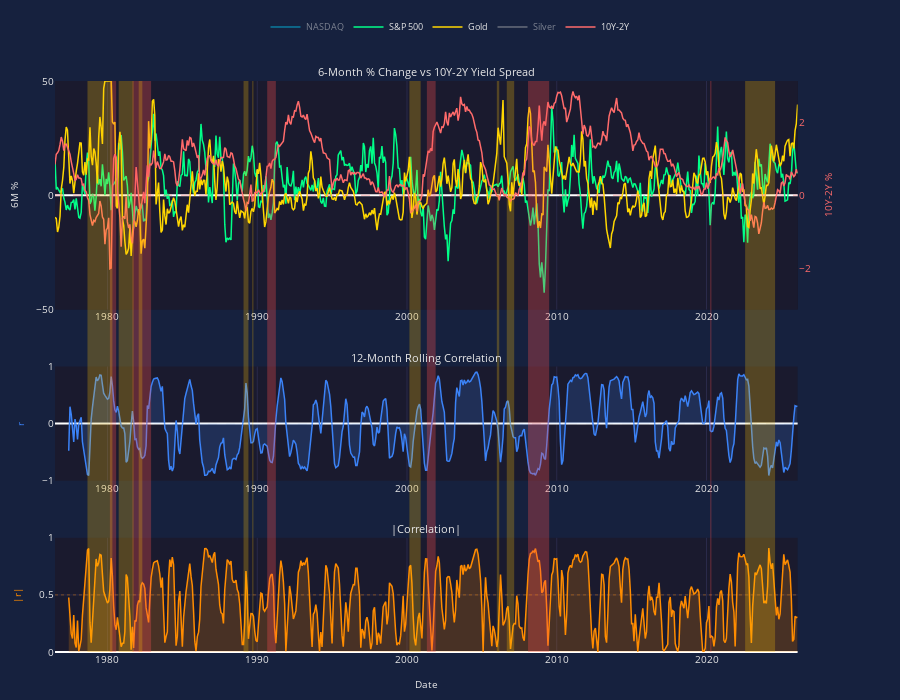

This figure's notebook cell:
### Code cell
# Main visualization

from helpers import enable_unified_spikeline

COLORS = {
    'background': '#1a1a2e',
    'paper': '#16213e',
    'grid': '#2a2a4a',
    'text': '#e8e8e8',
    'nasdaq': '#00d4ff',
    'sp500': '#00ff88',
    'gold': '#ffd700',
    'silver': '#b8b8b8',
    'spread': '#ff6b6b',
    'correlation': '#3b82f6',
    'abs_corr': '#ff8c00',
    'recession': 'rgba(255, 82, 82, 0.3)',
    'inversion': 'rgba(255, 193, 7, 0.25)',
    'zero_line': 'rgba(255, 255, 255, 0.3)',
    'spike': 'rgba(255, 255, 255, 0.5)',
}

LINE_WIDTH = 1.5
PCT_RANGE = 50
ROLLING_WINDOW = 12
NUM_ROWS = 3

# Asset configurations: (name, column, color_key, visible_by_default)
ASSETS = [
    ('NASDAQ', 'NASDAQ 6M %', 'nasdaq', False),
    ('S&P 500', 'S&P 500 6M %', 'sp500', True),
    ('Gold', 'Gold 6M %', 'gold', True),
    ('Silver', 'Silver 6M %', 'silver', False),
]


def add_period_shading(fig, periods, color, num_rows=3):
    """Add rectangular shading for time periods spanning all subplots."""
    # Use xref for the bottom x-axis (where all traces are bound for spike lines)
    # Use layer="above" because layer="below" gets covered by plot_bgcolor on some subplots
    xref = f"x{num_rows}"
    for start, end in periods:
        fig.add_shape(
            type="rect", x0=start, x1=end, y0=0, y1=1,
            xref=xref, yref="paper", fillcolor=color, line_width=0, layer="above"
        )


def add_asset_trace(fig, data, col, name, color, visible):
    """Add an asset trace to row 1 of the figure."""
    clipped_col = f'{col} clipped'
    asset_data = data[data[col].notna()]
    fig.add_trace(
        go.Scatter(
            x=asset_data.index,
            y=asset_data[clipped_col],
            name=name,
            line=dict(color=color, width=LINE_WIDTH),
            customdata=asset_data[col],
            hovertemplate=f'{name}: %{{customdata:.1f}}%<extra></extra>',
            visible=True if visible else 'legendonly'
        ),
        row=1, col=1, secondary_y=False
    )


def plot_chart():
    """Plot economic correlation chart with 3 subplots."""
    # Prepare data
    cols = ['NASDAQ 6M %', 'S&P 500 6M %', 'Yield Spread', 'Gold 6M %', 'Silver 6M %', 'Recession']
    plot_data = combined[cols].dropna(subset=['NASDAQ 6M %', 'Yield Spread']).copy()

    # Clip asset columns to axis range
    for _, col, _, _ in ASSETS:
        plot_data[f'{col} clipped'] = plot_data[col].clip(-PCT_RANGE, PCT_RANGE)

    spread_range = max(abs(plot_data['Yield Spread'].min()), plot_data['Yield Spread'].max()) * 1.1
    date_range = [plot_data.index.min(), plot_data.index.max()]

    # Create subplots (shared_xaxes=False so we can show tick labels on all rows)
    fig = make_subplots(
        rows=NUM_ROWS, cols=1,
        row_heights=[0.50, 0.25, 0.25],
        shared_xaxes=False,
        vertical_spacing=0.1,
        specs=[[{"secondary_y": True}], [{"secondary_y": False}], [{"secondary_y": False}]],
        subplot_titles=('6-Month % Change vs 10Y-2Y Yield Spread', '12-Month Rolling Correlation', '|Correlation|')
    )

    # Add period shading (use xref=x3 since all traces are bound to x3 for spike lines)
    add_period_shading(fig, recession_periods, COLORS['recession'], NUM_ROWS)
    add_period_shading(fig, get_inversion_periods(plot_data), COLORS['inversion'], NUM_ROWS)

    # Row 1: Asset traces
    for name, col, color_key, visible in ASSETS:
        add_asset_trace(fig, plot_data, col, name, COLORS[color_key], visible)

    # Row 1: Yield spread (secondary y-axis)
    fig.add_trace(
        go.Scatter(
            x=plot_data.index, y=plot_data['Yield Spread'], name='10Y-2Y',
            line=dict(color=COLORS['spread'], width=LINE_WIDTH),
            hovertemplate='10Y-2Y Spread: %{y:.2f}%<extra></extra>'
        ),
        row=1, col=1, secondary_y=True
    )

    # Row 1: Zero lines
    fig.add_hline(y=0, line_dash="dash", line_color=COLORS['zero_line'], line_width=1, row=1, col=1, secondary_y=False)
    fig.add_hline(y=0, line_dash="dash", line_color=COLORS['spread'], opacity=0.5, line_width=1, row=1, col=1, secondary_y=True)

    # Rolling correlation
    rolling_corr = plot_data['NASDAQ 6M %'].rolling(ROLLING_WINDOW).corr(plot_data['Yield Spread'])

    # Row 2: Correlation
    fig.add_trace(
        go.Scatter(
            x=rolling_corr.index, y=rolling_corr.values, name='r',
            line=dict(color=COLORS['correlation'], width=LINE_WIDTH),
            fill='tozeroy', fillcolor='rgba(59, 130, 246, 0.2)',
            hovertemplate='r: %{y:.2f}<extra></extra>', showlegend=False
        ),
        row=2, col=1
    )
    fig.add_hline(y=0, line_dash="dash", line_color=COLORS['zero_line'], line_width=1, row=2, col=1)

    # Row 3: Absolute correlation
    fig.add_trace(
        go.Scatter(
            x=rolling_corr.index, y=rolling_corr.abs().values, name='|r|',
            line=dict(color=COLORS['abs_corr'], width=LINE_WIDTH),
            fill='tozeroy', fillcolor='rgba(255, 140, 0, 0.2)',
            hovertemplate='|r|: %{y:.2f}<extra></extra>', showlegend=False
        ),
        row=3, col=1
    )
    fig.add_hline(y=0.5, line_dash="dot", line_color=COLORS['abs_corr'], opacity=0.4, line_width=1, row=3, col=1)

    # Enable unified spike line across all subplots
    enable_unified_spikeline(fig, NUM_ROWS, date_range, COLORS['spike'])

    # Subplot title styling
    for annotation in fig['layout']['annotations']:
        annotation['font'] = dict(size=11, color=COLORS['text'])

    # Layout
    fig.update_layout(
        height=700,
        hovermode='x unified',
        paper_bgcolor=COLORS['paper'],
        plot_bgcolor=COLORS['background'],
        font=dict(color=COLORS['text'], size=10),
        legend=dict(
            orientation='h', yanchor='top', y=1.12, xanchor='center', x=0.5,
            font=dict(size=9, color=COLORS['text']), bgcolor='rgba(0,0,0,0)'
        ),
        margin=dict(t=70, l=55, r=55, b=35),
        hoverlabel=dict(bgcolor=COLORS['paper'], font_size=11, font_color=COLORS['text']),
        spikedistance=-1,
    )

    # Y-axes
    yaxis_base = dict(gridcolor=COLORS['grid'], automargin=True, color=COLORS['text'])
    fig.update_yaxes(title_text='6M %', title_font=dict(size=10, color=COLORS['text']),
                     range=[-PCT_RANGE, PCT_RANGE], zeroline=False, tickvals=[-50, 0, 50],
                     row=1, col=1, secondary_y=False, **yaxis_base)
    fig.update_yaxes(title_text='10Y-2Y %', title_font=dict(size=10, color=COLORS['spread']),
                     range=[-spread_range, spread_range], nticks=5, color=COLORS['spread'],
                     gridcolor='rgba(0,0,0,0)', automargin=True,
                     row=1, col=1, secondary_y=True)
    fig.update_yaxes(title_text='r', title_font=dict(size=10, color=COLORS['correlation']),
                     range=[-1, 1], tickvals=[-1, 0, 1], row=2, col=1, **yaxis_base)
    fig.update_yaxes(title_text='|r|', title_font=dict(size=10, color=COLORS['abs_corr']),
                     range=[0, 1], tickvals=[0, 0.5, 1], row=3, col=1, **yaxis_base)

    # X-axes (show dates on all subplots)
    xaxis_base = dict(
        range=date_range,
        nticks=6, tickformat="%Y", tickangle=0, showticklabels=True,
        hoverformat='%b %Y', automargin=True, gridcolor=COLORS['grid'], color=COLORS['text'],
    )
    for row in range(1, NUM_ROWS + 1):
        extra = dict(title_text='Date', title_font=dict(size=10, color=COLORS['text'])) if row == NUM_ROWS else {}
        fig.update_xaxes(row=row, col=1, **xaxis_base, **extra)

    fig.show()


plot_chart()

### Figure 1 — Plotly figure (JSON) as saved in the notebook; plotly's stock layout.template omitted (floating-point values rounded to 4 significant figures; data arrays with more than 128 entries replaced by an {"elided": "..."} marker saying what was removed)
{"data": [{"customdata": {"elided": "596 float values"}, "hovertemplate": "NASDAQ: %{customdata:.1f}%<extra></extra>", "line": {"color": "#00d4ff", "width": 1.5}, "name": "NASDAQ", "type": "scatter", "visible": "legendonly", "x": {"elided": "596 str values"}, "xaxis": "x3", "y": {"elided": "596 float values"}, "yaxis": "y"}, {"customdata": {"elided": "596 float values"}, "hovertemplate": "S&P 500: %{customdata:.1f}%<extra></extra>", "line": {"color": "#00ff88", "width": 1.5}, "name": "S&P 500", "type": "scatter", "visible": true, "x": {"elided": "596 str values"}, "xaxis": "x3", "y": {"elided": "596 float values"}, "yaxis": "y"}, {"customdata": {"elided": "596 float values"}, "hovertemplate": "Gold: %{customdata:.1f}%<extra></extra>", "line": {"color": "#ffd700", "width": 1.5}, "name": "Gold", "type": "scatter", "visible": true, "x": {"elided": "596 str values"}, "xaxis": "x3", "y": {"elided": "596 float values"}, "yaxis": "y"}, {"customdata": {"elided": "596 float values"}, "hovertemplate": "Silver: %{customdata:.1f}%<extra></extra>", "line": {"color": "#b8b8b8", "width": 1.5}, "name": "Silver", "type": "scatter", "visible": "legendonly", "x": {"elided": "596 str values"}, "xaxis": "x3", "y": {"elided": "596 float values"}, "yaxis": "y"}, {"hovertemplate": "10Y-2Y Spread: %{y:.2f}%<extra></extra>", "line": {"color": "#ff6b6b", "width": 1.5}, "name": "10Y-2Y", "type": "scatter", "x": {"elided": "596 str values"}, "xaxis": "x3", "y": {"elided": "596 float values"}, "yaxis": "y2"}, {"fill": "tozeroy", "fillcolor": "rgba(59, 130, 246, 0.2)", "hovertemplate": "r: %{y:.2f}<extra></extra>", "line": {"color": "#3b82f6", "width": 1.5}, "name": "r", "showlegend": false, "type": "scatter", "x": {"elided": "596 str values"}, "xaxis": "x3", "y": {"elided": "596 float values"}, "yaxis": "y3"}, {"fill": "tozeroy", "fillcolor": "rgba(255, 140, 0, 0.2)", "hovertemplate": "|r|: %{y:.2f}<extra></extra>", "line": {"color": "#ff8c00", "width": 1.5}, "name": "|r|", "showlegend": false, "type": "scatter", "x": {"elided": "596 str values"}, "xaxis": "x3", "y": {"elided": "596 float values"}, "yaxis": "y4"}, {"hoverinfo": "skip", "marker": {"opacity": 0}, "mode": "markers", "showlegend": false, "type": "scatter", "x": ["1976-06-30T00:00:00", "2026-01-31T00:00:00"], "xaxis": "x", "y": [0, 0], "yaxis": "y"}, {"hoverinfo": "skip", "marker": {"opacity": 0}, "mode": "markers", "showlegend": false, "type": "scatter", "x": ["1976-06-30T00:00:00", "2026-01-31T00:00:00"], "xaxis": "x2", "y": [0, 0], "yaxis": "y2"}], "layout": {"annotations": [{"font": {"color": "#e8e8e8", "size": 11}, "showarrow": false, "text": "6-Month % Change vs 10Y-2Y Yield Spread", "x": 0.47, "xanchor": "center", "xref": "paper", "y": 1, "yanchor": "bottom", "yref": "paper"}, {"font": {"color": "#e8e8e8", "size": 11}, "showarrow": false, "text": "12-Month Rolling Correlation", "x": 0.47, "xanchor": "center", "xref": "paper", "y": 0.5, "yanchor": "bottom", "yref": "paper"}, {"font": {"color": "#e8e8e8", "size": 11}, "showarrow": false, "text": "|Correlation|", "x": 0.47, "xanchor": "center", "xref": "paper", "y": 0.2, "yanchor": "bottom", "yref": "paper"}], "font": {"color": "#e8e8e8", "size": 10}, "height": 700, "hoverlabel": {"bgcolor": "#16213e", "font": {"color": "#e8e8e8", "size": 11}}, "hovermode": "x unified", "legend": {"bgcolor": "rgba(0,0,0,0)", "font": {"color": "#e8e8e8", "size": 9}, "orientation": "h", "x": 0.5, "xanchor": "center", "y": 1.12, "yanchor": "top"}, "margin": {"b": 35, "l": 55, "r": 55, "t": 70}, "paper_bgcolor": "#16213e", "plot_bgcolor": "#1a1a2e", "shapes": [{"fillcolor": "rgba(255, 82, 82, 0.3)", "layer": "above", "line": {"width": 0}, "type": "rect", "x0": "1980-02-29T00:00:00", "x1": "1980-07-31T00:00:00", "xref": "x3", "y0": 0, "y1": 1, "yref": "paper"}, {"fillcolor": "rgba(255, 82, 82, 0.3)", "layer": "above", "line": {"width": 0}, "type": "rect", "x0": "1981-08-31T00:00:00", "x1": "1982-11-30T00:00:00", "xref": "x3", "y0": 0, "y1": 1, "yref": "paper"}, {"fillcolor": "rgba(255, 82, 82, 0.3)", "layer": "above", "line": {"width": 0}, "type": "rect", "x0": "1990-08-31T00:00:00", "x1": "1991-03-31T00:00:00", "xref": "x3", "y0": 0, "y1": 1, "yref": "paper"}, {"fillcolor": "rgba(255, 82, 82, 0.3)", "layer": "above", "line": {"width": 0}, "type": "rect", "x0": "2001-04-30T00:00:00", "x1": "2001-11-30T00:00:00", "xref": "x3", "y0": 0, "y1": 1, "yref": "paper"}, {"fillcolor": "rgba(255, 82, 82, 0.3)", "layer": "above", "line": {"width": 0}, "type": "rect", "x0": "2008-01-31T00:00:00", "x1": "2009-06-30T00:00:00", "xref": "x3", "y0": 0, "y1": 1, "yref": "paper"}, {"fillcolor": "rgba(255, 82, 82, 0.3)", "layer": "above", "line": {"width": 0}, "type": "rect", "x0": "2020-03-31T00:00:00", "x1": "2020-04-30T00:00:00", "xref": "x3", "y0": 0, "y1": 1, "yref": "paper"}, {"fillcolor": "rgba(255, 193, 7, 0.25)", "layer": "above", "line": {"width": 0}, "type": "rect", "x0": "1978-08-31T00:00:00", "x1": "1980-04-30T00:00:00", "xref": "x3", "y0": 0, "y1": 1, "yref": "paper"}, {"fillcolor": "rgba(255, 193, 7, 0.25)", "layer": "above", "line": {"width": 0}, "type": "rect", "x0": "1980-09-30T00:00:00", "x1": "1981-09-30T00:00:00", "xref": "x3", "y0": 0, "y1": 1, "yref": "paper"}, {"fillcolor": "rgba(255, 193, 7, 0.25)", "layer": "above", "line": {"width": 0}, "type": "rect", "x0": "1982-01-31T00:00:00", "x1": "1982-04-30T00:00:00", "xref": "x3", "y0": 0, "y1": 1, "yref": "paper"}, {"fillcolor": "rgba(255, 193, 7, 0.25)", "layer": "above", "line": {"width": 0}, "type": "rect", "x0": "1982-06-30T00:00:00", "x1": "1982-06-30T00:00:00", "xref": "x3", "y0": 0, "y1": 1, "yref": "paper"}, {"fillcolor": "rgba(255, 193, 7, 0.25)", "layer": "above", "line": {"width": 0}, "type": "rect", "x0": "1989-01-31T00:00:00", "x1": "1989-05-31T00:00:00", "xref": "x3", "y0": 0, "y1": 1, "yref": "paper"}, {"fillcolor": "rgba(255, 193, 7, 0.25)", "layer": "above", "line": {"width": 0}, "type": "rect", "x0": "1989-08-31T00:00:00", "x1": "1989-09-30T00:00:00", "xref": "x3", "y0": 0, "y1": 1, "yref": "paper"}, {"fillcolor": "rgba(255, 193, 7, 0.25)", "layer": "above", "line": {"width": 0}, "type": "rect", "x0": "1998-06-30T00:00:00", "x1": "1998-06-30T00:00:00", "xref": "x3", "y0": 0, "y1": 1, "yref": "paper"}, {"fillcolor": "rgba(255, 193, 7, 0.25)", "layer": "above", "line": {"width": 0}, "type": "rect", "x0": "2000-02-29T00:00:00", "x1": "2000-11-30T00:00:00", "xref": "x3", "y0": 0, "y1": 1, "yref": "paper"}, {"fillcolor": "rgba(255, 193, 7, 0.25)", "layer": "above", "line": {"width": 0}, "type": "rect", "x0": "2005-12-31T00:00:00", "x1": "2006-02-28T00:00:00", "xref": "x3", "y0": 0, "y1": 1, "yref": "paper"}, {"fillcolor": "rgba(255, 193, 7, 0.25)", "layer": "above", "line": {"width": 0}, "type": "rect", "x0": "2006-06-30T00:00:00", "x1": "2006-06-30T00:00:00", "xref": "x3", "y0": 0, "y1": 1, "yref": "paper"}, {"fillcolor": "rgba(255, 193, 7, 0.25)", "layer": "above", "line": {"width": 0}, "type": "rect", "x0": "2006-08-31T00:00:00", "x1": "2007-02-28T00:00:00", "xref": "x3", "y0": 0, "y1": 1, "yref": "paper"}, {"fillcolor": "rgba(255, 193, 7, 0.25)", "layer": "above", "line": {"width": 0}, "type": "rect", "x0": "2007-05-31T00:00:00", "x1": "2007-05-31T00:00:00", "xref": "x3", "y0": 0, "y1": 1, "yref": "paper"}, {"fillcolor": "rgba(255, 193, 7, 0.25)", "layer": "above", "line": {"width": 0}, "type": "rect", "x0": "2022-07-31T00:00:00", "x1": "2024-07-31T00:00:00", "xref": "x3", "y0": 0, "y1": 1, "yref": "paper"}, {"line": {"color": "rgba(255, 255, 255, 0.3)", "dash": "dash", "width": 1}, "type": "line", "x0": 0, "x1": 1, "xref": "x domain", "y0": 0, "y1": 0, "yref": "y"}, {"line": {"color": "#ff6b6b", "dash": "dash", "width": 1}, "opacity": 0.5, "type": "line", "x0": 0, "x1": 1, "xref": "x domain", "y0": 0, "y1": 0, "yref": "y2"}, {"line": {"color": "rgba(255, 255, 255, 0.3)", "dash": "dash", "width": 1}, "type": "line", "x0": 0, "x1": 1, "xref": "x2 domain", "y0": 0, "y1": 0, "yref": "y3"}, {"line": {"color": "#ff8c00", "dash": "dot", "width": 1}, "opacity": 0.4, "type": "line", "x0": 0, "x1": 1, "xref": "x3 domain", "y0": 0.5, "y1": 0.5, "yref": "y4"}], "spikedistance": -1, "xaxis": {"anchor": "y", "automargin": true, "color": "#e8e8e8", "domain": [0, 0.94], "gridcolor": "#2a2a4a", "hoverformat": "%b %Y", "matches": "x3", "nticks": 6, "range": ["1976-06-30T00:00:00", "2026-01-31T00:00:00"], "showspikes": true, "showticklabels": true, "spikecolor": "rgba(255, 255, 255, 0.5)", "spikedash": "dot", "spikemode": "across", "spikesnap": "cursor", "spikethickness": 1, "tickangle": 0, "tickformat": "%Y"}, "xaxis2": {"anchor": "y3", "automargin": true, "color": "#e8e8e8", "domain": [0, 0.94], "gridcolor": "#2a2a4a", "hoverformat": "%b %Y", "matches": "x3", "nticks": 6, "range": ["1976-06-30T00:00:00", "2026-01-31T00:00:00"], "showspikes": true, "showticklabels": true, "spikecolor": "rgba(255, 255, 255, 0.5)", "spikedash": "dot", "spikemode": "across", "spikesnap": "cursor", "spikethickness": 1, "tickangle": 0, "tickformat": "%Y"}, "xaxis3": {"anchor": "y4", "automargin": true, "color": "#e8e8e8", "domain": [0, 0.94], "gridcolor": "#2a2a4a", "hoverformat": "%b %Y", "nticks": 6, "range": ["1976-06-30T00:00:00", "2026-01-31T00:00:00"], "showspikes": true, "showticklabels": true, "spikecolor": "rgba(255, 255, 255, 0.5)", "spikedash": "dot", "spikemode": "across", "spikesnap": "cursor", "spikethickness": 1, "tickangle": 0, "tickformat": "%Y", "title": {"font": {"color": "#e8e8e8", "size": 10}, "text": "Date"}}, "yaxis": {"anchor": "x", "automargin": true, "color": "#e8e8e8", "domain": [0.6, 1], "gridcolor": "#2a2a4a", "range": [-50, 50], "tickvals": [-50, 0, 50], "title": {"font": {"color": "#e8e8e8", "size": 10}, "text": "6M %"}, "zeroline": false}, "yaxis2": {"anchor": "x", "automargin": true, "color": "#ff6b6b", "gridcolor": "rgba(0,0,0,0)", "nticks": 5, "overlaying": "y", "range": [-3.124, 3.124], "side": "right", "title": {"font": {"color": "#ff6b6b", "size": 10}, "text": "10Y-2Y %"}}, "yaxis3": {"anchor": "x2", "automargin": true, "color": "#e8e8e8", "domain": [0.3, 0.5], "gridcolor": "#2a2a4a", "range": [-1, 1], "tickvals": [-1, 0, 1], "title": {"font": {"color": "#3b82f6", "size": 10}, "text": "r"}}, "yaxis4": {"anchor": "x3", "automargin": true, "color": "#e8e8e8", "domain": [0, 0.2], "gridcolor": "#2a2a4a", "range": [0, 1], "tickvals": [0, 0.5, 1], "title": {"font": {"color": "#ff8c00", "size": 10}, "text": "|r|"}}}}
